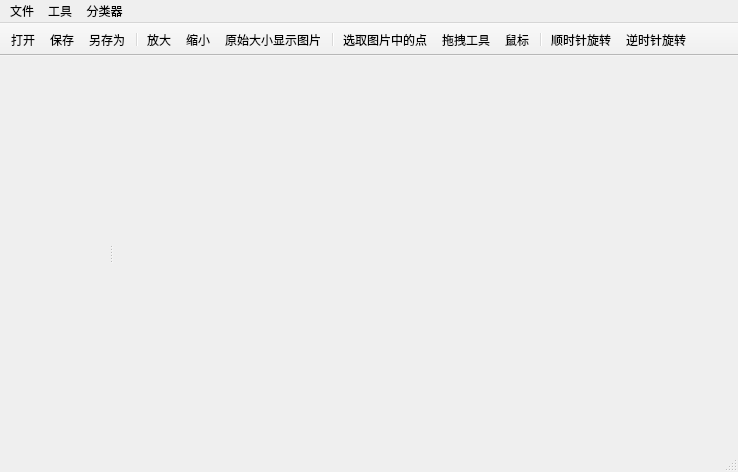
<?xml version="1.0" encoding="UTF-8"?>
<ui version="4.0">
 <class>MainWindow</class>
 <widget class="QMainWindow" name="MainWindow">
  <property name="geometry">
   <rect>
    <x>0</x>
    <y>0</y>
    <width>738</width>
    <height>472</height>
   </rect>
  </property>
  <property name="windowTitle">
   <string>MainWindow</string>
  </property>
  <widget class="QWidget" name="centralWidget">
   <layout class="QHBoxLayout" name="horizontalLayout">
    <item>
     <layout class="QGridLayout" name="gridLayout">
      <item row="0" column="0">
       <widget class="ImageBox" name="widget" native="true"/>
      </item>
     </layout>
    </item>
   </layout>
  </widget>
  <widget class="QMenuBar" name="menuBar">
   <property name="geometry">
    <rect>
     <x>0</x>
     <y>0</y>
     <width>738</width>
     <height>23</height>
    </rect>
   </property>
   <property name="sizePolicy">
    <sizepolicy hsizetype="Expanding" vsizetype="Expanding">
     <horstretch>0</horstretch>
     <verstretch>0</verstretch>
    </sizepolicy>
   </property>
   <property name="nativeMenuBar">
    <bool>false</bool>
   </property>
   <widget class="QMenu" name="menuFile">
    <property name="title">
     <string>文件</string>
    </property>
    <addaction name="actionOpen"/>
    <addaction name="actionSave"/>
    <addaction name="actionSave_As"/>
   </widget>
   <widget class="QMenu" name="menuTools">
    <property name="title">
     <string>工具</string>
    </property>
    <widget class="QMenu" name="menu">
     <property name="title">
      <string>图片</string>
     </property>
     <addaction name="actionNormal_Size"/>
     <addaction name="actionZoom_In"/>
     <addaction name="actionZoom_Out"/>
     <addaction name="actionWise_clock"/>
     <addaction name="actionWise_anticlock"/>
     <addaction name="actionChoose_position"/>
    </widget>
    <widget class="QMenu" name="menu_2">
     <property name="title">
      <string>窗口</string>
     </property>
     <addaction name="actionRecovery"/>
    </widget>
    <addaction name="menu"/>
    <addaction name="menu_2"/>
   </widget>
   <widget class="QMenu" name="menuClassic">
    <property name="title">
     <string>分类器</string>
    </property>
    <widget class="QMenu" name="menuUn_signed">
     <property name="title">
      <string>无监督分类</string>
     </property>
     <addaction name="actionK_means"/>
     <addaction name="actionISODATA"/>
    </widget>
    <widget class="QMenu" name="menu_3">
     <property name="title">
      <string>有监督分类</string>
     </property>
     <addaction name="actionKNN"/>
     <addaction name="actionMindisf"/>
     <addaction name="actionSVM"/>
    </widget>
    <addaction name="menuUn_signed"/>
    <addaction name="menu_3"/>
   </widget>
   <addaction name="menuFile"/>
   <addaction name="menuTools"/>
   <addaction name="menuClassic"/>
  </widget>
  <widget class="QToolBar" name="mainToolBar">
   <property name="mouseTracking">
    <bool>false</bool>
   </property>
   <property name="movable">
    <bool>false</bool>
   </property>
   <attribute name="toolBarArea">
    <enum>TopToolBarArea</enum>
   </attribute>
   <attribute name="toolBarBreak">
    <bool>false</bool>
   </attribute>
   <addaction name="actionOpen"/>
   <addaction name="actionSave"/>
   <addaction name="actionSave_As"/>
   <addaction name="separator"/>
   <addaction name="actionZoom_In"/>
   <addaction name="actionZoom_Out"/>
   <addaction name="actionNormal_Size"/>
   <addaction name="separator"/>
   <addaction name="actionChoose_position"/>
   <addaction name="actionHands"/>
   <addaction name="actionCursor"/>
   <addaction name="separator"/>
   <addaction name="actionWise_anticlock"/>
   <addaction name="actionWise_clock"/>
  </widget>
  <widget class="QStatusBar" name="statusBar">
   <property name="sizePolicy">
    <sizepolicy hsizetype="Preferred" vsizetype="Preferred">
     <horstretch>0</horstretch>
     <verstretch>0</verstretch>
    </sizepolicy>
   </property>
   <property name="minimumSize">
    <size>
     <width>0</width>
     <height>0</height>
    </size>
   </property>
  </widget>
  <widget class="DockWidget" name="dockWidget">
   <property name="sizePolicy">
    <sizepolicy hsizetype="Preferred" vsizetype="Preferred">
     <horstretch>0</horstretch>
     <verstretch>0</verstretch>
    </sizepolicy>
   </property>
   <property name="minimumSize">
    <size>
     <width>108</width>
     <height>38</height>
    </size>
   </property>
   <property name="features">
    <set>QDockWidget::NoDockWidgetFeatures</set>
   </property>
   <attribute name="dockWidgetArea">
    <number>1</number>
   </attribute>
   <widget class="QWidget" name="dockWidgetContents"/>
  </widget>
  <action name="actionOpen">
   <property name="icon">
    <iconset resource="resource.qrc">
     <normaloff>:/pic/icon/icon/open-file.png</normaloff>:/pic/icon/icon/open-file.png</iconset>
   </property>
   <property name="text">
    <string>打开</string>
   </property>
  </action>
  <action name="actionSave">
   <property name="icon">
    <iconset resource="resource.qrc">
     <normaloff>:/pic/icon/icon/Save.png</normaloff>:/pic/icon/icon/Save.png</iconset>
   </property>
   <property name="text">
    <string>保存</string>
   </property>
  </action>
  <action name="actionSave_As">
   <property name="icon">
    <iconset resource="resource.qrc">
     <normaloff>:/pic/icon/icon/Save_As.png</normaloff>:/pic/icon/icon/Save_As.png</iconset>
   </property>
   <property name="text">
    <string>另存为</string>
   </property>
  </action>
  <action name="actionZoom_In">
   <property name="icon">
    <iconset resource="resource.qrc">
     <normaloff>:/pic/icon/icon/zoom_in.png</normaloff>:/pic/icon/icon/zoom_in.png</iconset>
   </property>
   <property name="text">
    <string>放大</string>
   </property>
  </action>
  <action name="actionZoom_Out">
   <property name="icon">
    <iconset resource="resource.qrc">
     <normaloff>:/pic/icon/icon/zoom_out.png</normaloff>:/pic/icon/icon/zoom_out.png</iconset>
   </property>
   <property name="text">
    <string>缩小</string>
   </property>
   <property name="iconText">
    <string>缩小</string>
   </property>
  </action>
  <action name="actionWise_clock">
   <property name="icon">
    <iconset resource="resource.qrc">
     <normaloff>:/pic/icon/icon/Wise_Left.png</normaloff>:/pic/icon/icon/Wise_Left.png</iconset>
   </property>
   <property name="text">
    <string>逆时针旋转</string>
   </property>
  </action>
  <action name="actionWise_anticlock">
   <property name="icon">
    <iconset resource="resource.qrc">
     <normaloff>:/pic/icon/icon/Wise_Right.png</normaloff>:/pic/icon/icon/Wise_Right.png</iconset>
   </property>
   <property name="text">
    <string>顺时针旋转</string>
   </property>
  </action>
  <action name="actionNormal_Size">
   <property name="icon">
    <iconset resource="resource.qrc">
     <normaloff>:/pic/icon/icon/search.png</normaloff>:/pic/icon/icon/search.png</iconset>
   </property>
   <property name="text">
    <string>原始大小显示图片</string>
   </property>
  </action>
  <action name="actionCursor">
   <property name="checkable">
    <bool>true</bool>
   </property>
   <property name="icon">
    <iconset resource="resource.qrc">
     <normaloff>:/pic/icon/icon/cursor.png</normaloff>:/pic/icon/icon/cursor.png</iconset>
   </property>
   <property name="text">
    <string>鼠标</string>
   </property>
   <property name="toolTip">
    <string>鼠标</string>
   </property>
  </action>
  <action name="actionHands">
   <property name="checkable">
    <bool>true</bool>
   </property>
   <property name="icon">
    <iconset resource="resource.qrc">
     <normaloff>:/pic/icon/icon/hand.png</normaloff>:/pic/icon/icon/hand.png</iconset>
   </property>
   <property name="text">
    <string>拖拽工具</string>
   </property>
  </action>
  <action name="actionChoose_position">
   <property name="checkable">
    <bool>true</bool>
   </property>
   <property name="icon">
    <iconset resource="resource.qrc">
     <normaloff>:/pic/icon/icon/pinpoint.png</normaloff>:/pic/icon/icon/pinpoint.png</iconset>
   </property>
   <property name="text">
    <string>选取图片中的点</string>
   </property>
  </action>
  <action name="actionK_means">
   <property name="text">
    <string>K-means</string>
   </property>
  </action>
  <action name="actionRecovery">
   <property name="text">
    <string>重置默认窗口布局</string>
   </property>
  </action>
  <action name="actionKNN">
   <property name="text">
    <string>KNN</string>
   </property>
  </action>
  <action name="actionISODATA">
   <property name="text">
    <string>ISODATA</string>
   </property>
  </action>
  <action name="actionMindisf">
   <property name="text">
    <string>mini-Distance</string>
   </property>
  </action>
  <action name="actionSVM">
   <property name="text">
    <string>SVM</string>
   </property>
  </action>
  <action name="actionMLC">
   <property name="text">
    <string>MLC</string>
   </property>
  </action>
 </widget>
 <layoutdefault spacing="6" margin="11"/>
 <customwidgets>
  <customwidget>
   <class>DockWidget</class>
   <extends>QDockWidget</extends>
   <header location="global">dockwidget.h</header>
   <container>1</container>
  </customwidget>
  <customwidget>
   <class>ImageBox</class>
   <extends>QWidget</extends>
   <header>imagebox.h</header>
   <container>1</container>
  </customwidget>
 </customwidgets>
 <resources>
  <include location="resource.qrc"/>
 </resources>
 <connections/>
</ui>
